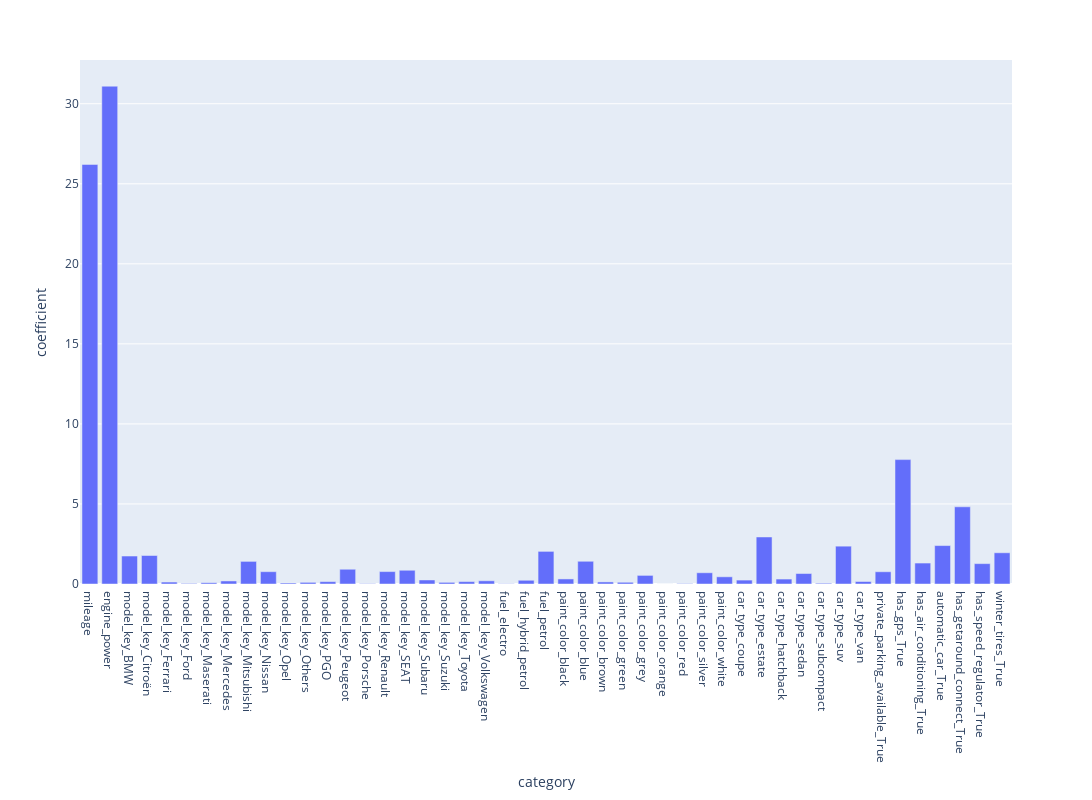

Write notebook code for a chart like this one.
### Code cell
coefs = pd.DataFrame(list(zip(col_names,coefficient)),columns=['category','coefficient']).reset_index()


fig = px.bar(coefs,x="category",y="coefficient")
fig.update_layout(
    width=1200, 
    height=800, 
)
fig.show()

### Figure 1 — Plotly figure (JSON) as saved in the notebook; plotly's stock layout.template omitted (floating-point values rounded to 4 significant figures)
{"data": [{"alignmentgroup": "True", "hovertemplate": "category=%{x}<br>coefficient=%{y}<extra></extra>", "legendgroup": "", "marker": {"color": "#636efa", "pattern": {"shape": ""}}, "name": "", "offsetgroup": "", "orientation": "v", "showlegend": false, "textposition": "auto", "type": "bar", "x": ["mileage", "engine_power", "model_key_BMW", "model_key_Citroën", "model_key_Ferrari", "model_key_Ford", "model_key_Maserati", "model_key_Mercedes", "model_key_Mitsubishi", "model_key_Nissan", "model_key_Opel", "model_key_Others", "model_key_PGO", "model_key_Peugeot", "model_key_Porsche", "model_key_Renault", "model_key_SEAT", "model_key_Subaru", "model_key_Suzuki", "model_key_Toyota", "model_key_Volkswagen", "fuel_electro", "fuel_hybrid_petrol", "fuel_petrol", "paint_color_black", "paint_color_blue", "paint_color_brown", "paint_color_green", "paint_color_grey", "paint_color_orange", "paint_color_red", "paint_color_silver", "paint_color_white", "car_type_coupe", "car_type_estate", "car_type_hatchback", "car_type_sedan", "car_type_subcompact", "car_type_suv", "car_type_van", "private_parking_available_True", "has_gps_True", "has_air_conditioning_True", "automatic_car_True", "has_getaround_connect_True", "has_speed_regulator_True", "winter_tires_True"], "xaxis": "x", "y": [26.21, 31.1, 1.747, 1.78, 0.1221, 0.034, 0.07903, 0.1897, 1.412, 0.7698, 0.0627, 0.1025, 0.1484, 0.9211, 0.01895, 0.7759, 0.8581, 0.2515, 0.1023, 0.1495, 0.2006, 0.01401, 0.2322, 2.038, 0.3161, 1.419, 0.1296, 0.1077, 0.5371, 0.0001428, 0.02288, 0.7018, 0.4497, 0.244, 2.937, 0.3088, 0.6544, 0.04681, 2.363, 0.1558, 0.7655, 7.771, 1.309, 2.4, 4.822, 1.273, 1.95], "yaxis": "y"}], "layout": {"barmode": "relative", "height": 800, "legend": {"tracegroupgap": 0}, "margin": {"t": 60}, "width": 1200, "xaxis": {"anchor": "y", "domain": [0, 1], "title": {"text": "category"}}, "yaxis": {"anchor": "x", "domain": [0, 1], "title": {"text": "coefficient"}}}}
